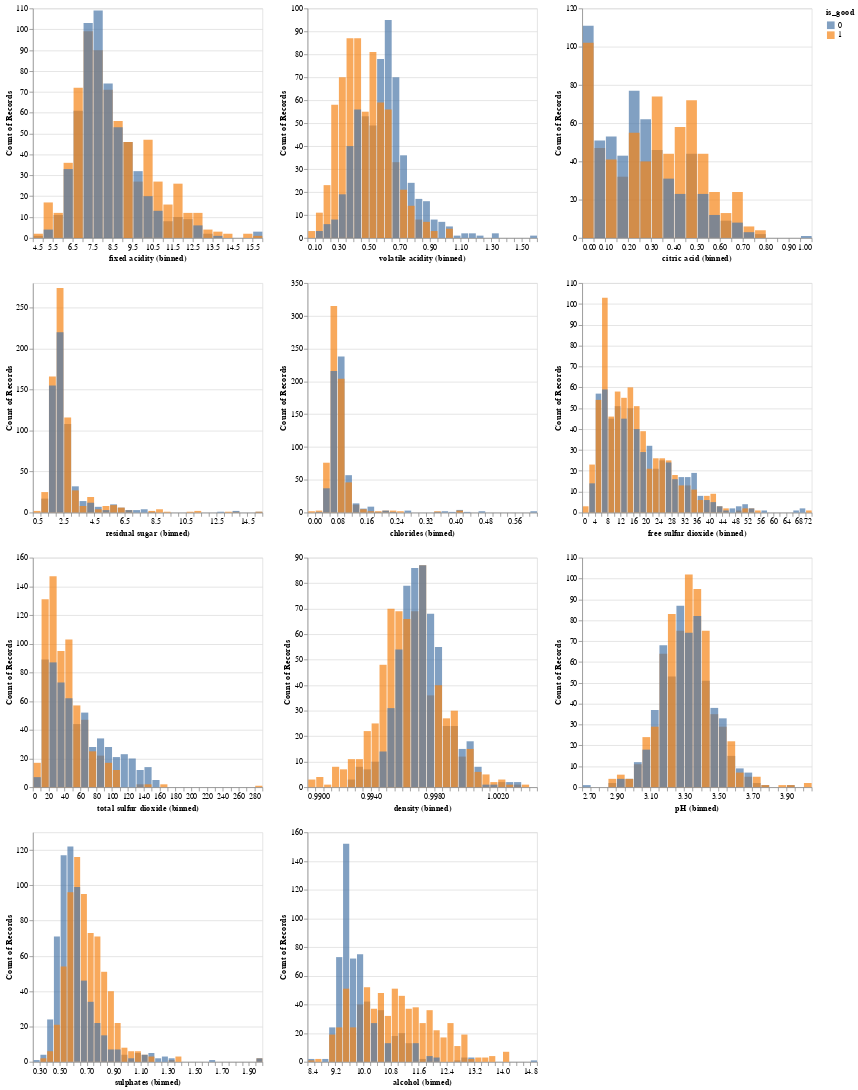

Write notebook code for a chart like this one.
### Markdown cell above
**EDA**

We will now examine the distributions of numeric features to see how they differ between "good" and "not good" wines. By plotting these distributions, we can observe whether certain features may be useful in distinguishing between the two classes.

### Code cell
import altair as alt

numeric_columns = numeric_columns = [
    'fixed acidity', 
    'volatile acidity', 
    'citric acid', 
    'residual sugar', 
    'chlorides', 
    'free sulfur dioxide', 
    'total sulfur dioxide', 
    'density', 
    'pH', 
    'sulphates', 
    'alcohol'
]

alt.Chart(train_data).mark_bar(opacity=0.7).encode(
    x=alt.X(alt.repeat()).type('quantitative').bin(maxbins=40),
    y=alt.Y('count()').stack(False),
    color='is_good:N'
).repeat(numeric_columns, columns = 3)

### Figure 1 — Vega-Lite specification as saved in the notebook (floating-point values rounded to 4 significant figures; data arrays with more than 128 entries replaced by an {"elided": "..."} marker saying what was removed)
{"config": {"view": {"continuousWidth": 300, "continuousHeight": 300}}, "repeat": ["fixed acidity", "volatile acidity", "citric acid", "residual sugar", "chlorides", "free sulfur dioxide", "total sulfur dioxide", "density", "pH", "sulphates", "alcohol"], "spec": {"data": {"name": "data-d0701a0328ce741198490c1e5a9afd9f"}, "mark": {"type": "bar", "opacity": 0.7}, "encoding": {"color": {"field": "is_good", "type": "nominal"}, "x": {"bin": {"maxbins": 40}, "field": {"repeat": "repeat"}, "type": "quantitative"}, "y": {"aggregate": "count", "stack": false, "type": "quantitative"}}}, "columns": 3, "$schema": "https://vega.github.io/schema/vega-lite/v5.20.1.json", "datasets": {"data-d0701a0328ce741198490c1e5a9afd9f": {"elided": "1279 records"}}}
